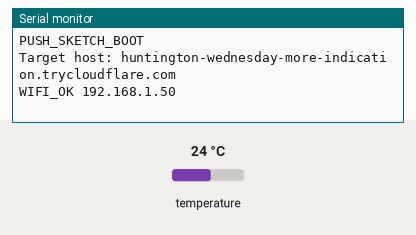
A sketch run on a simulated Arduino Uno R4 WiFi. Shown: the last lines printed to the serial monitor. The inputs (shaded band) are chosen by the test bench; at power-on: temperature 24 °C. WiFi joins after 1.5 s; servers stay silent unless stated; uploads are accepted with an empty reply.

Above: at 2.7 s.
2.8 s: temperature set to 12 °C
At 4.5 s:
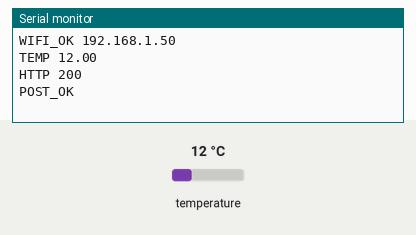
7.1 s: temperature set to 19 °C
At 9.92 s:
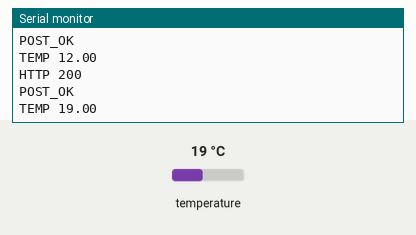

The sketch:

temperature_push.ino
```cpp
/*
  UNO R4 WiFi: read a DS18B20 and POST Celsius to the dashboard.

  Every POST_EVERY_MS the sketch sends:
    POST https://SERVER_HOST/api/arduino/ingest
    Authorization: Bearer PUSH_TOKEN
    {"celsius": <float>, "device_id": DEVICE_ID}
  Flask stores that in arduino_push.py. The dashboard does not open a
  connection back to the board.

  WIFI_SSID, WIFI_PASSWORD, and SERVER_HOST in this file are lab values.
  Change them before you share the sketch. SERVER_HOST must match the current
  public_base_url.txt or the deployed host. It has no https:// prefix.

  UNO R4 WiFi — push Celsius to the microbial growth dashboard.

  The board POSTs JSON to your Flask ingest URL. That URL stays the same when
  you use a tunnel or a deployed host (set SERVER_HOST below once).

  Libraries (Library Manager):
    - OneWire
    - DallasTemperature
    - ArduinoHttpClient

  DS18B20 data pin: 2 (4.7k pull-up to 3.3V/5V).
*/

#include <WiFiS3.h>
#include <WiFiSSLClient.h>
#include <ArduinoHttpClient.h>
#include <OneWire.h>
#include <DallasTemperature.h>

// ---- edit these ----
const char WIFI_SSID[] = "iPhone";
const char WIFI_PASSWORD[] = "00000000";

// Hostname only — no https:// and no path.
// Examples:
//   "xxxx.trycloudflare.com"     (Cloudflare quick tunnel)
//   "your-app.onrender.com"      (deployed)
//   "172.20.10.2"                (same LAN only; may change)
// Filled from the current Cloudflare quick tunnel (scripts/start_push_tunnel.sh).
// If you restart the tunnel, update this host to the new *.trycloudflare.com name
// shown in public_base_url.txt / the dashboard Arduino Push panel.
const char SERVER_HOST[] = "huntington-wednesday-more-indication.trycloudflare.com";
const int SERVER_PORT = 443;          // 443 for HTTPS tunnels/deploy; 5000 for plain LAN
const bool SERVER_USE_TLS = true;     // false for http://LAN-IP:5000
const char INGEST_PATH[] = "/api/arduino/ingest";
const char PUSH_TOKEN[] = "microbial-lab-token";
const char DEVICE_ID[] = "uno-r4-1";

const int ONE_WIRE_PIN = 2;
const unsigned long POST_EVERY_MS = 3000;
// --------------------

OneWire oneWire(ONE_WIRE_PIN);
DallasTemperature sensors(&oneWire);

WiFiSSLClient tlsClient;
WiFiClient plainClient;
HttpClient* http = nullptr;

unsigned long lastPostMs = 0;
unsigned long lastWifiTryMs = 0;

void ensureHttpClient() {
  if (http != nullptr) {
    return;
  }
  if (SERVER_USE_TLS) {
    http = new HttpClient(tlsClient, SERVER_HOST, SERVER_PORT);
  } else {
    http = new HttpClient(plainClient, SERVER_HOST, SERVER_PORT);
  }
}

bool connectWifi() {
  if (WiFi.status() == WL_CONNECTED) {
    return true;
  }
  if (millis() - lastWifiTryMs < 15000 && lastWifiTryMs != 0) {
    return false;
  }
  lastWifiTryMs = millis();
  Serial.println("WIFI_CONNECTING");
  WiFi.disconnect();
  WiFi.begin(WIFI_SSID, WIFI_PASSWORD);
  return false;
}

bool postCelsius(float celsius) {
  ensureHttpClient();
  String body = String("{\"celsius\":") + String(celsius, 2) +
                ",\"device_id\":\"" + DEVICE_ID + "\"}";

  http->beginRequest();
  http->post(INGEST_PATH);
  http->sendHeader("Content-Type", "application/json");
  http->sendHeader("Authorization", String("Bearer ") + PUSH_TOKEN);
  http->sendHeader("Content-Length", body.length());
  http->beginBody();
  http->print(body);
  http->endRequest();

  int status = http->responseStatusCode();
  String response = http->responseBody();
  Serial.print("HTTP ");
  Serial.print(status);
  Serial.print(" ");
  Serial.println(response);

  http->stop();
  return status >= 200 && status < 300;
}

void setup() {
  Serial.begin(9600);
  sensors.begin();
  WiFi.begin(WIFI_SSID, WIFI_PASSWORD);
  lastWifiTryMs = millis();
  Serial.println("PUSH_SKETCH_BOOT");
  Serial.print("Target host: ");
  Serial.println(SERVER_HOST);
}

void loop() {
  if (!connectWifi()) {
    delay(500);
    return;
  }

  if (millis() - lastWifiTryMs > 0 && WiFi.status() == WL_CONNECTED) {
    static bool printed = false;
    if (!printed) {
      Serial.print("WIFI_OK ");
      Serial.println(WiFi.localIP());
      printed = true;
    }
  }

  if (millis() - lastPostMs < POST_EVERY_MS) {
    return;
  }
  lastPostMs = millis();

  sensors.requestTemperatures();
  float celsius = sensors.getTempCByIndex(0);
  if (celsius < -100.0) {
    Serial.println("SENSOR_FAIL");
    return;
  }

  Serial.print("TEMP ");
  Serial.println(celsius, 2);
  if (!postCelsius(celsius)) {
    Serial.println("POST_FAIL");
  } else {
    Serial.println("POST_OK");
  }
}
```

Measured:
- after the input at 2.8 s, the serial monitor: prints a new line after 0.96 s (image 1)
- after the input at 7.1 s, the serial monitor: prints a new line after 2.7 s (image 2)
